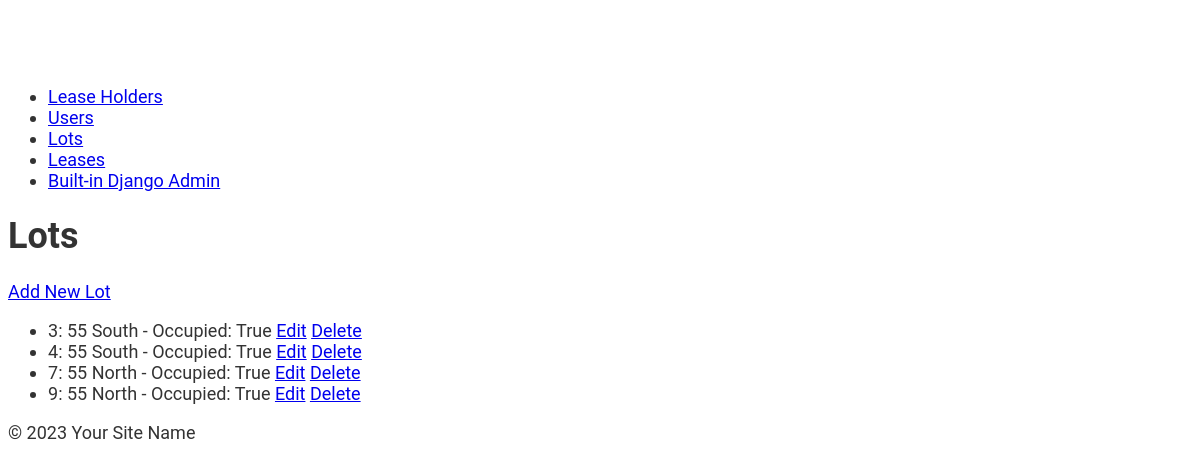
Screenshot of /api/lots/ with the database file from the repository.
### lots/models.py (models this page shows, shortened)
class Lot(models.Model):
    lot_number = models.IntegerField(unique=True, help_text="Unique number identifying the lot")
    lot_address = models.CharField(max_length=300, help_text="Address of the lot")
    occupied = models.BooleanField(default=False, help_text="Flag to indicate if the lot is currently occupied")

### lots/views.py (the view)
# urls.py: path('lots/', lot_list, name='lot_list'),
def lot_list(request):
    lots = Lot.objects.all()
    return render(request, 'lots/lot_list.html', {'lots': lots})

### lots/templates/lots/lot_list.html (shortened to what this page needs)
{% extends 'lots/base.html' %}
{% block content %}
<h1>Lots</h1>
<a href="{% url 'lot_create' %}">Add New Lot</a>
<ul>
    {% for lot in lots %}
    <li>
        {{ lot.lot_number }}: {{ lot.lot_address }} - Occupied: {{ lot.occupied }}
        <a href="{% url 'lot_update' lot.pk %}">Edit</a>
        <a href="{% url 'lot_delete' lot.pk %}">Delete</a>
    </li>
    {% endfor %}
</ul>
{% endblock %}

### lots/static/lots/style.css (style rules this page uses)
body { font-family: 'Roboto', sans-serif; font-size: 18px; color: #333; padding-top: 60px; }
h1, h2, h3, h4, h5, h6 { font-weight: 700; }

### rows the page displays
Lot: lot_number "3", lot_address "55 South", occupied "True"
Lot: lot_number "4", lot_address "55 South", occupied "True"
Lot: lot_number "7", lot_address "55 North", occupied "True"
Lot: lot_number "9", lot_address "55 North", occupied "True"
